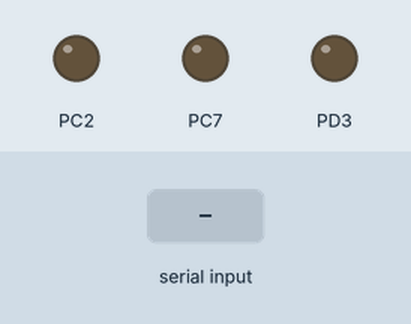
Recording of a program running on a simulated ATmega32, built with avr-gcc and emulated at 16 MHz. Shown: output pins drawn as LEDs (lit = HIGH). The inputs (shaded band) are chosen by the test bench.

Above: at 1.2 s.
1.3 s: "A\n" received over Serial
At 2.1 s:
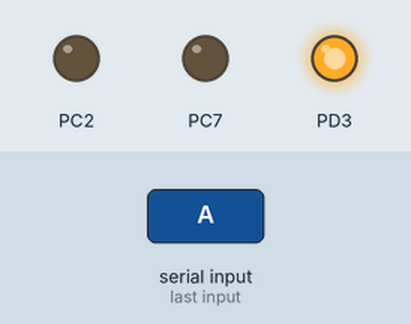
2.8 s: "B\n" received over Serial
At 3.2 s:
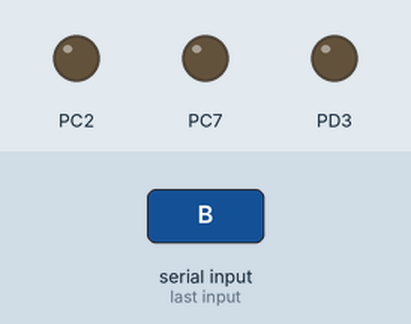
4.3 s: "a\n" received over Serial
At 5.6 s:
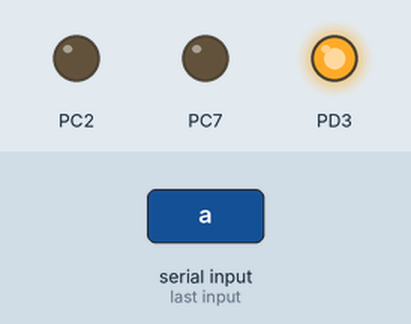
Timing chart, 0 to 7.3 s (numbered marks = the images above; inputs shaded):
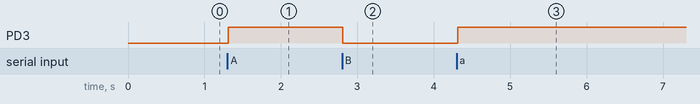

Measured:
- after the input at 1.3 s, PD3: LOW → HIGH at once
- after the input at 2.8 s, PD3: HIGH → LOW at once
- after the input at 4.3 s, PD3: LOW → HIGH at once

The program:

main.c
```c
/*
 * Final Project_1.c
 *
 * Created: 3/5/2021 10:35:25 AM
 * Author : My Heart
 */
#include "MyKit.h"
#include <avr/io.h>
#include "GPIO.h"
#include "UART.h"
#include "SPI.h"
#include "LCD4.h"
#include "TIMER.h"
#include <avr/interrupt.h>
#include <util/delay.h>

ISR(USART_RXC_vect)
{
	char RXData = (char)UDR; // Read received data
	SPI_ChangeMode(Master);
	_delay_ms(10);
	switch (RXData) // Cheek the data received
	{
		case 'A':
		case 'a':
			_Led2(ON);
			SPI_Data('A');		//Send data using SPI
			break;

		case 'B':
		case 'b':
			_Led2(OFF);
			SPI_Data('B');		//Send data using SPI
			break;

		case 'C':
		case 'c':
			_Led2(ON);
			SPI_Data('C'); //Send data using SPI
			break;

		case 'D':
		case 'd':
			_Led2(OFF);
			SPI_Data('D');//Send data using SPI
			break;

		default://Do nothing
			break;
	}
	SPI_ChangeMode(Slave);
}

ISR(SPI_STC_vect)
{
		char SPIData = SPDR; // Read received data
		switch (SPIData) // Cheek the data received
		{
			case 'A':
			case 'a':
				_Led0(ON);
				break;

			case 'B':
			case 'b':
				_Led0(OFF);
				break;

			case 'C':
			case 'c':
				_Led1(ON);
				break;

			case 'D':
			case 'd':
				_Led1(OFF);
				break;

			default://Do nothing
			break;
		}
}

int main(void)
{
    /* Replace with your application code */
			Dir_C(out_pin,LEDC0);  // Set PinC2 output for LED0 in Kit
			Dir_C(out_pin,LEDC1);  // Set PinC7 output for LED1 in Kit
			Dir_D(out_pin,LEDD2);

			UART_Init(9600); // initialize UART module with 9600 baud rate

			SPI_Init(Slave,SPI_CLK_Div128);
			SPI_Interrupt_Enable();
			SPI_Enable();

			sei();

    while (1)
    {

    }
}
```

ADC.c
```c
/*
 * ADC.c
 *
 * Created: 2/5/2021 6:32:01 PM
 *  Author: Arafa
 */


#include <avr/io.h>
#include "ADC.h"


void ADC_Init(int Ref,int channel,int CLK)
{
	ADC_Ref(Ref);
	ADC_CLK(CLK);
	ADC_Channel(ADC0);
	//ADMUX | = (1 <<ADLAR); //for left adjusted
	ADCSRA |= (1<<ADEN);
}


void ADC_Ref (int ref)
{
	switch(ref)
	{
		case AREF:
			ADMUX &=~((1<<REFS0) | (1<<REFS1));
			break;
		case AVCC:
			ADMUX &=~( (1<<REFS0) | (1<<REFS1) );
			ADMUX |= (1<<REFS0);
			break;
		case INTERNAL_REF:
			ADMUX |= (1<<REFS0)|(1<<REFS1);
			break;
		default:
			break;
	}
}

void ADC_CLK(int PreScaller)
{
	ADCSRA = ADCSRA & 0xF8;
	ADCSRA |= PreScaller;
}

void ADC_Channel(int channel)
{
	ADMUX = ADMUX & 0XE0;
	ADMUX |= channel;
}

int ADC_Read_R()
{
	int result = ADCL;
	result |=(ADCH << 8);

	return result;
}

int ADC_Read_L()
{
	int result = (ADCL >> 6);
	result |=(ADCH << 2);

	return result;
}

void ADC_Start()
{
	ADCSRA |= (1 << ADSC);
}

void ADC_WaitCovirsion()
{
	while (!(ADCSRA & (1 << ADIF) ));
}
```

ADC.h
```c
/*
 * ADC.h
 *
 * Created: 2/5/2021 6:44:07 PM
 *  Author: Arafa
 */


#ifndef ADC_H_
#define ADC_H_

#define AREF 0
#define AVCC 1
#define INTERNAL_REF 2

#define CLKDIV_2 1
#define CLKDIV_4 2
#define CLKDIV_8 3
#define CLKDIV_16 4
#define CLKDIV_32 5
#define CLKDIV_64 6
#define CLKDIV_128 7

enum ADC_ch {
	ADC0,
	ADC1,
	ADC2,
	ADC3,
	ADC4,
	ADC5,
	ADC6,
	ADC7};


void ADC_Init(int Ref,int channel,int CLK);
void ADC_Ref (int ref);
void ADC_CLK(int PreScaller);
void ADC_Channel(int channel);
int ADC_Read_R();
int ADC_Read_L();
void ADC_Start();
void ADC_WaitCovirsion();


#endif /* ADC_H_ */
```

ExtInterrupt.c
```c
/*
 * ExtInterrupt.c
 *
 * Created: 1/16/2021 9:07:39 PM
 *  Author: Arafa
 */

#include <avr/io.h>
#include "ExtInterrupt.h"

void ExtINT0_Init(int INTsenseControl)
{
	 // sense control mode
	 MCUCSR |=(INTsenseControl << ISC00);

	 //interrupt Enable
	 GICR |= (1<<INT0);
}
void ExtINT1_Init(int INTsenseControl)
{
	// sense control mode
	MCUCSR |=(INTsenseControl << ISC10);

	//interrupt Enable
	GICR |= (1<<INT1);
}

void ExtINT2_Init(int INTsenseControl)
{
	// sense control mode
	if (INTsenseControl == FallingEdge)
	{
		MCUCSR &=~(1<< ISC2);
	}
	else if (INTsenseControl == RisingEdge)
	{
		MCUCSR |=(1<< ISC2);
	}
	else
	{

	}

	//interrupt Enable
	GICR |= (1<<INT2);
}


void  ExtINT_disable(int INTnumber)
{
	GICR &= ~(1<<INTnumber);
}
```

ExtInterrupt.h
```c
/*
 * ExtInterrupt.h
 *
 * Created: 1/16/2021 9:07:59 PM
 *  Author: Arafa
 */


#ifndef EXTINTERRUPT_H_
#define EXTINTERRUPT_H_

#define LowLevel    0
#define AnyLogic    1
#define RisingEdge  2
#define FallingEdge 3

void ExtINT0_Init(int INTsenseControl);
void ExtINT1_Init(int INTsenseControl);
void ExtINT2_Init(int INTsenseControl);

void  ExtINT_disable(int INTnumber);


#endif /* EXTINTERRUPT_H_ */
```

LDC8.h
```c
/*
 * LDC8.h
 *
 * Created: 1/9/2021 9:10:54 PM
 *  Author: Arafa
 */
#include <avr/io.h>

#ifndef LDC8_H_
#define LDC8_H_


#define RsLCD 0
#define EnLCD  1

#define Data PORTC
#define DataDir DDRC
#define CmdDir DDRD


#define LCDclear 0x01
#define LCDhome 0x02
#define CursorLeft 0x04
#define CursorRight 0x06
#define DisplayRight 0x05
#define DisplayLeft 0x07
#define DisplayCursorOff 0x08
#define DisplayCursorOn 0x0A
#define DisplayOnCursorOff 0x0C
#define CursorBlink 0x0E
#define cursorFirsLine 0x80
#define cursorSecondLine 0xC0
//#define CursorBlink 0x0F
//#define CursorLeft 0x10
//#define CursorRight 0x14
//#define DisplayLeft 0x18
//#define DisplayRight 0x1C

void LCD_Init(void);
void LCD_Command(char cmd);
void LCD_Data(char data);
void LCD_Clear(void);
void LCD_Enable(void);
void LCD_IntData(int data,int radix);
void LCD_StrData(char* s);


#endif /* LDC8_H_ */
```

MyKit.c
```c
/*
 * MyKit.c
 *
 * Created: 1/9/2021 6:39:39 PM
 *  Author: Arafa
 */
#include "MyKit.h"
#include "GPIO.h"

void BzrInit(void)
{
	Dir_A(out_pin,BzrPinA);
}
void _BzrA3(char state)
{
	switch (state)
	{
		case ON:
		SetPin_A(BzrPinA);
		break;
		case OFF:
		ReSetPin_A(BzrPinA);
		break;
		default:
		ReSetPin_A(BzrPinA);
	}

}

void Btn0_Init(void)
{
	Dir_B(in_pin , 0);
}
void Btn1_Init(void)
{
	Dir_D(in_pin, 6);
}
void Btn2_Init(void)
{
	Dir_D(in_pin ,2);
}
int IsPressed_Btn0(void)
{
	if (IsPressed_B(BtnB0))
	return 1;
	else
	return 0;
}
int IsPressed_Btn1(void)
{
	if (IsPressed_D(BtnD1))
	return 1;
	else
	return 0;
}
int IsPressed_Btn2(void)
{
	if (IsPressed_D(BtnD2))
	return 1;
	else
	return 0;
}


void LEDInit(void)
{
	Dir_C(out_pin,LEDC0);
	Dir_C(out_pin,LEDC1);
	Dir_D(out_pin,LEDD2);
}
void _Led0(char state)
{
	switch(state)
	{
		case ON:
		SetPin_C(LEDC0);
		break;
		case OFF:
		ReSetPin_C(LEDC0);
		break;
		default:
		ReSetPin_C(LEDC0);
	}
}
void _Led1(char state)
{
	switch(state)
	{
		case ON:
		SetPin_C(LEDC1);
		break;
		case OFF:
		ReSetPin_C(LEDC1);
		break;
		default:
		ReSetPin_C(LEDC1);
	}
}
void _Led2(char state)
{
	switch(state)
	{
		case ON:
		SetPin_D(LEDD2);
		break;
		case OFF:
		ReSetPin_D(LEDD2);
		break;
		default:
		ReSetPin_D(LEDD2);
	}
}


void RelayInit(void)
{
	Dir_A(out_pin,RelayPinA);
}

void _Relay(char state)
{
	switch (state)
	{
		case ON:
		SetPin_A(RelayPinA);
		break;
		case OFF:
		ReSetPin_A(RelayPinA);
		break;
		default:
		ReSetPin_A(RelayPinA);
	}
}
```

MyKit.h
```c
/*
 * MyKit.h
 *
 * Created: 1/8/2021 7:20:48 PM
 *  Author: Arafa
 */

#include <avr/io.h>
#ifndef MYKIT_H_
#define MYKIT_H_

#define BtnB0 0
#define BtnD1 6
#define BtnD2 2

#define  LEDD2 3
#define  LEDC0 2
#define  LEDC1 7

#define RelayPinA 2
#define BzrPinA   3

#define out_pin 1
#define in_pin  0

#define in_Port  0
#define out_Port 1

#define ON  1
#define OFF 0


#define F_CPU 16000000UL


void BzrInit(void);
void _BzrA3(char state);


void Btn0_Init(void);
void Btn1_Init(void);
void Btn2_Init(void);
int IsPressed_Btn0(void);
int IsPressed_Btn1(void);
int IsPressed_Btn2(void);

void LEDInit(void);
void _Led0(char state);
void _Led1(char state);
void _Led2(char state);


void RelayInit(void);
void _Relay(char state);

#endif /* MYKIT_H_ */
```

SPI.c
```c
/*
* SPI.c
*
* Created: 2/13/2021 7:15:18 PM
*  Author: Arafa
*/

#include "GPIO.h"
#include "MyKit.h"
#include <avr/io.h>
#include "SPI.h"


void SPI_Init(int Mode, int clk)
{
	SPCR &=~((1<<SPR0)|(1<<SPR1)); //clear these bits to config the clock in the lines below
	SPSR &= ~(1<<SPI2X); // clear the double speed option until we need it

	if (clk < 4) // Cheek the clock speed .. if we don't need double speed option
	{
		SPCR |= clk; // Set the desired clock rate
	}
	else
	{
		SPCR |= (clk & 0x3); // Set the desired clock rate and we double it next line
		SPSR |= ((clk >> 2) & 0x1); // Enable double speed option
	}

	switch (Mode) // Cheek the mode user need
	{
		case Master: // For MASTER mode
				SPCR |= (1 << MSTR); //Enable master mode

				DDRB |= (1 << MOSI); // Config master out slave in pin to output
				DDRB &= ~(1<<MISO);  // Config master in slave out pin to input
				DDRB |= (1<<SS);  // Config slave select pin as output
				DDRB |= (1<<SCK); // Config  Serial Clock pin as output
		break;

		case Slave:
				SPCR &= ~(1<<MSTR); //Disable master mode

				DDRB &=~(1<<MOSI); // Config master out slave in pin to input
				DDRB |= (1<<MISO); // Config master in slave out pin to output
				DDRB &= ~(1<<SS);  // Config slave select pin as input
				DDRB &= ~(1<<SCK); // Config  Serial Clock pin as input
		break;

		default:
		break;
	}

}

void SPI_ChangeMode(int mode)
{
	SPI_Disable();
	switch (mode) // Cheek the mode user need
	{
		case Master: // For MASTER mode
		SPCR |= (1 << MSTR); //Enable master mode

		DDRB |= (1 << MOSI); // Config master out slave in pin to output
		DDRB &= ~(1<<MISO);  // Config master in slave out pin to input
		DDRB |= (1<<SS);  // Config slave select pin as output
		DDRB |= (1<<SCK); // Config  Serial Clock pin as output
		break;

		case Slave:
		SPCR &= ~(1<<MSTR); //Disable master mode

		DDRB &=~(1<<MOSI); // Config master out slave in pin to input
		DDRB |= (1<<MISO); // Config master in slave out pin to output
		DDRB &= ~(1<<SS);  // Config slave select pin as input
		DDRB &= ~(1<<SCK); // Config  Serial Clock pin as input
		break;

		default://do nothing
		break;
	}
	SPI_Enable();

}

void SPI_Store(int Store)
{
	SPCR &= ~(1 << DORD); // Clear data order to config it next line
	SPCR |= (1 << Store); // config if LSB is sent/store first DORD = 1 or MSB is sent/store First DORD = 0
}
void SPI_Enable(void)
{
	SPCR |= (1 << SPE); // Enable SPI module
}
void SPI_Disable(void)
{
	SPCR &= ~(1 << SPE); //Disable SPI module
}
char SPI_Read(void)
{
	return SPDR; // Return received data

}
void SPI_Data(char data)
{
	SPDR = data; // Put The data in Data register to send it
	while(!(SPSR & (1 << SPIF))); // wait until all data out
	//SPSR  & = 1 << SPIF;
	//PORTD = 0;

}
void SPI_Interrupt_Enable(void)
{
	SPCR |= (1 << SPIE); //Enable interrupts for SPI
}
void SPI_Interrupt_Disable(void)
{
	SPCR &= ~(1 << SPIE); // Disable interrupts for SPI
}
```

SPI.h
```c
/*
 * SPI.h
 *
 * Created: 2/13/2021 7:15:32 PM
 *  Author: Arafa
 */


#ifndef SPI_H_
#define SPI_H_

#define Slave  0
#define Master 1

#define SCK  7
#define MISO 6
#define MOSI 5
#define SS   4

#define SPI_CLK_Div4   0
#define SPI_CLK_Div16  1
#define SPI_CLK_Div64  2
#define SPI_CLK_Div128 3
#define SPI_CLK_Div2   4
#define SPI_CLK_Div8   5
#define SPI_CLK_Div32  6

#define SPI_StoreH 0
#define SPI_StoreL 1


void SPI_Init(int Type, int clk);
void SPI_Store(int Store);
void SPI_Enable(void);
void SPI_Disable(void);
char SPI_Read(void);
void SPI_Data(char data);
void SPI_Interrupt_Enable(void);
void SPI_Interrupt_Disable(void);
void SPI_ChangeMode(int mode);


#endif /* SPI_H_ */
```

TIMER.c
```c
/*
 * TIMER.c
 *
 * Created: 2/6/2021 7:03:16 PM
 *  Author: Arafa
 */
#include <avr/io.h>
#include "TIMER.h"

void TIMER0_Enable(int freq)
{
	TCCR0 &= ~((1 << CS01)|(1 << CS02)| (1 << CS00));
	TCCR0 |= freq;
}

void TIMER0_Disable(void)
{
	TCCR0 &= ~((1 << CS01)|(1 << CS02)| (1 << CS00));
}

void TIMER0_InitNormal(void)
{
	TCCR0 &= ~((1<<WGM00)|(1<<WGM01));
	//TIMSK = (1<<TOIE0);

}

void TIMER0_InitCTC(char CmpValue,int CmpAction)
{
	TCCR0 &= ~((1<<WGM00)|(1<<WGM01));
	TCCR0 |= (1<<WGM01);
	OCR0  = CmpValue;
	TCCR0 |= (1<<FOC0);
	TCCR0 &= ~((1 << COM00)|(1 << COM01));
	TCCR0 |=(CmpAction << COM00);
	//TIMSK  |= (1 << OCIE0);
}

void TIMER0_InitPWM(int PWMAction)
{
	TCCR0 &= ~((1<<WGM00)|(1<<WGM01));
	TCCR0 |= (1<<WGM00);
	OCR0 = 255;
	TCCR0 &= ~(1<<FOC0);
	TCCR0 &= ~((1 << COM00)|(1 << COM01));
	TCCR0|=(PWMAction << COM00);
//	TIMSK |= (1 << OCIE0);
}

void TIMER0_InitFPWM(int FPWMAction)
{
	TCCR0 |= (1<<WGM01)|(1<<WGM00);
	OCR0 = 255;
	TCCR0 &= ~(1<<FOC0);
	TCCR0 &= ~((1 << COM00)|(1 << COM01));
	TCCR0|=(FPWMAction << COM00);
//	TIMSK |= (1 << OCIE0);
}

void TIMER0_PWMWidth(char PWMValue)
{
	OCR0 = PWMValue;
}

void TIMER0_FPWMWidth(char FPWMValue)
{
	OCR0 = FPWMValue;
}

void TIMER0_IinterruptEnable(int mode)
{
	TIMSK |= (1<< mode);
}

void TIMER0_IinterruptDisable(int mode)
{
	TIMSK  &= ~(1<< mode);
}


void TIMER1_Enable(int freq)
{
	TCCR1B &= ~((1 << CS10)|(1 << CS11)| (1 << CS12));
	TCCR1B |= freq;
}

void TIMER1_Disable(void)
{
	TCCR1B &= ~((1 << CS10)|(1 << CS11)| (1 << CS12));
}

void TIMER1_InitNormal(void)
{
	TCCR1A &= ~((1<<WGM10)|(1<<WGM11));
	TCCR1B &= ~((1<<WGM12)|(1<<WGM13));
	//TIMSK = (1<<TOIE0);

}

void TIMER1_InitCTC(int CmpValue,int CmpAction)
{
	TCCR1A &= ~((1<<WGM10)|(1<<WGM11));
	TCCR1B &= ~((1<<WGM12)|(1<<WGM13));
	TCCR1B |= (1<<WGM12);
	OCR1A = CmpValue & 0xFFFF;
	TCCR1A |= (1<<FOC1A);
	TCCR1A &= ~((1 << COM1A0)|(1 << COM1A1));
	TCCR1A |=(CmpAction << COM1A0);
}

void TIMER1_InitFPWM_Fixed(short BitsNum, short DutyCycle ,int FPWMAction)
{
	TCCR1A &= ~((1<<WGM10)|(1<<WGM11));
	TCCR1B &= ~((1<<WGM12)|(1<<WGM13));
	TCCR1A |= BitsNum & 0x03;
	TCCR1B |= ((BitsNum & 0x0C) << 1) ;
	TCCR1A &= ~(1<<FOC1A);
	OCR1A = DutyCycle;
	TCCR1A &= ~((1 << COM1A0)|(1 << COM1A1));
	TCCR1A|=(FPWMAction << COM1A0);
}

void TIMER1_InitFPWM_Cmp(short MaxValue,short dutycycle ,int FPWMAction)
{
	TCCR1A&= ~(1<<WGM10);
	TCCR1A |= (1<<WGM11);
	TCCR1B |= ((1<<WGM12)|(1<<WGM13));
	TCCR1A &= ~(1<<FOC1A);
	ICR1 = MaxValue & 0xFFFF;
	OCR1A = dutycycle;
	TCCR1A &= ~((1 << COM1A0)|(1 << COM1A1));
	TCCR1A|=(FPWMAction << COM1A0);
}

void TIMER1_PWMWidth(short PWMValue)
{
	OCR1A = PWMValue;
}

void TIMER1_FPWMWidth(char FPWMValue)
{
	OCR0 = FPWMValue;
}

void TIMER1_IinterruptEnable(int mode)
{
		TIMSK |= (1<< mode);
}

void TIMER1_IinterruptDisable(int mode)
{
	switch (mode)
	{
		TIMSK  &= ~(1<< mode);
	}
}


void TIMER2_Enable(int freq)
{
	TCCR2 &= ~((1 << CS20)|(1 << CS21)| (1 << CS22));
	TCCR2 |= freq;
}

void TIMER2_Disable(void)
{
	TCCR2 &= ~((1 << CS20)|(1 << CS21)| (1 << CS22));
}

void TIMER2_InitNormal(void)
{
	TCCR2 &= ~((1<<WGM20)|(1<<WGM21));


}

void TIMER2_InitCTC(char CmpValue,int CmpAction)
{
	TCCR2 &= ~((1<<WGM20)|(1<<WGM21));
	TCCR2 |= (1<<WGM21);
	OCR2  = CmpValue;
	TCCR2 |= (1<<FOC2);
	TCCR2 &= ~((1 << COM20)|(1 << COM21));
	TCCR2 |=(CmpAction << COM20);

}

void TIMER2_InitPWM(int PWMAction)
{
	TCCR2 &= ~((1<<WGM20)|(1<<WGM21));
	TCCR2 |= (1<<WGM20);
	OCR2 = 255;
	TCCR2 &= ~(1<<FOC2);
	TCCR2 &= ~((1 << COM20)|(1 << COM21));
	TCCR2|=(PWMAction << COM20);

}

void TIMER2_InitFPWM(int FPWMAction)
{
	TCCR2 |= (1<<WGM21)|(1<<WGM20);
	OCR2 = 255;
	TCCR2 &= ~(1<<FOC2);
	TCCR2 &= ~((1 << COM20)|(1 << COM21));
	TCCR2|=(FPWMAction << COM20);

}

void TIMER2_PWMWidth(char PWMValue)
{
	OCR2 = PWMValue;
}

void TIMER2_FPWMWidth(char FPWMValue)
{
	OCR2 = FPWMValue;
}

void TIMER2_IinterruptEnable(int mode)
{

	TIMSK |= (1 << mode);

}

void TIMER2_IinterruptDisable(int mode)
{
	TIMSK &= ~(1<< mode);
}

void ServoT2_Init(void)
{
	DDRD |= 1<<7;
	TIMER2_InitPWM(PWM_SetUpClearDown);
	TIMER2_Enable(T2_ClkDiv_1024);
}

void ServoT2_Degree(int degree)
{
	OCR2 = (char)(250-(15*degree/180));
}
```

TIMER.h
```c
/*
 * TIMER.h
 *
 * Created: 2/6/2021 7:03:28 PM
 *  Author: Arafa
 */


#ifndef TIMER_H_
#define TIMER_H_

#define T0_NormalMode  0
#define T0_PWMMode     1
#define T0_CTCMode     1
#define T0_FPWMMode    1

#define T1_Normal_INT  2
#define T1_CMP_B_INT   3
#define T1_CMP_A_INT   4
#define T1_Cap_INT     5

#define T2_NormalMode  6
#define T2_PWMMode     7
#define T2_CTCMode     7
#define T2_FPWMMode    7

#define T1_NormalMode			0
#define T1_PWM_phase_8			1
#define T1_PWM_phase_9			2
#define T1_PWM_phase_10			3
#define T1_CTC_Cmp				4
#define T1_FPWM_8				5
#define T1_FPWM_9				6
#define T1_FPWM_10				7
#define T1_PWM_phase_Freq_Cap	8
#define T1_PWM_phase_Freq_Cmp	9
#define T1_PWM_phase_Cap		10
#define T1_PWM_phase_Cmp		11
#define T1_CTC_Cap				12
#define T1_FPWM_Cap				14
#define T1_FPWM_Cmp				15


#define T0_T1_CLK_NoDiv   1
#define T0_T1_ClkDiv_8    2
#define T0_T1_ClkDiv_64   3
#define T0_T1_ClkDiv_256  4
#define T0_T1_ClkDiv_1024 5
#define T0_T1_CLK_EXT_F   6
#define T0_T1_CLK_EXT_R   7

#define T2_CLK_NoDiv    1
#define T2_ClkDiv_8     2
#define T2_ClkDiv_32    3
#define T2_ClkDiv_64    4
#define T2_ClkDiv_128   5
#define T2_ClkDiv_256   6
#define T2_ClkDiv_1024  7


#define CTC_DoNothing  0
#define CTC_toggle     1
#define CTC_Reset      2
#define CTC_Set		   3


#define FPWM_DoNothing	0 // port configurations
#define FPWM_NonInvert  2 // clear in match,set on bottom
#define FPWM_Invert     3 // set in match,clear on bottom

#define PWM_DoNothing        0 // port configurations
#define PWM_ClearUpSetDown   2 // clear in match count up,set in match count down
#define PWM_SetUpClearDown   3 // Set in match count up,Clear in match count down

#define Servo_0degree 250
#define Servo_180degree 236

void TIMER0_Disable(void);

void TIMER0_Enable(int freq);

void TIMER0_InitNormal(void);

void TIMER0_InitCTC(char CmpValue,int CmpAction);

void TIMER0_InitPWM(int PWMAction);

void TIMER0_InitFPWM(int FPWMAction);

void TIMER0_PWMWidth(char PWMValue);

void TIMER0_FPWMWidth(char FPWMValue);

void TIMER0_IinterruptDisable(int mode);

void TIMER0_IinterruptEnable(int mode);

void TIMER0_poolFlag(int mode);


void TIMER1_Disable(void);

void TIMER1_Enable(int freq);

void TIMER1_InitNormal(void);

void TIMER1_InitCTC(int CmpValue,int CmpAction);

void TIMER1_InitPWM(int PWMAction);

void TIMER1_InitFPWM_Fixed(short BitsNum,short DutyCycle ,int FPWMAction);

void TIMER1_InitFPWM_Cmp(short MaxValue,short dutycycle ,int FPWMAction);

void TIMER1_InitFPWM(int mode ,int FPWMAction);

void TIMER1_PWMWidth(short PWMValue);

void TIMER1_FPWMWidth(char FPWMValue);

void TIMER1_IinterruptDisable(int mode);

void TIMER1_IinterruptEnable(int mode);


void TIMER2_Disable(void);

void TIMER2_Enable(int freq);

void TIMER2_InitNormal(void);

void TIMER2_InitCTC(char CmpValue,int CmpAction);

void TIMER2_InitPWM(int PWMAction);

void TIMER2_InitFPWM(int FPWMAction);

void TIMER2_PWMWidth(char PWMValue);

void TIMER2_FPWMWidth(char FPWMValue);

void TIMER2_IinterruptDisable(int mode);

void TIMER2_IinterruptEnable(int mode);

void TIMER2_poolFlag(int mode);

void ServoT2_Init(void);

void ServoT2_Degree(int degree);

#endif /* TIMER_H_ */
```

Source omitted: UART.c (1755 bytes), UART.h (322 bytes), LCD4.c (1141 bytes), LCD4.h (775 bytes), LCD8.c (870 bytes), GPIO.c (2541 bytes), GPIO.h (836 bytes)
